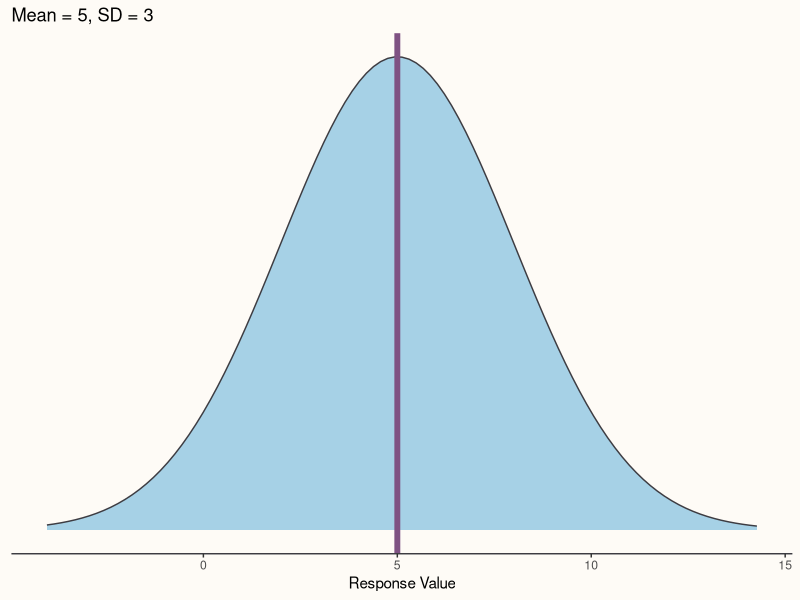
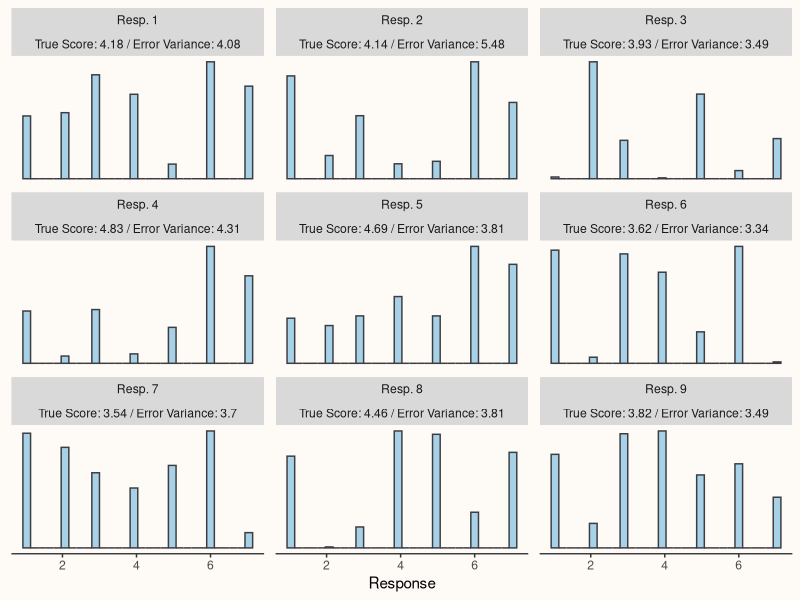
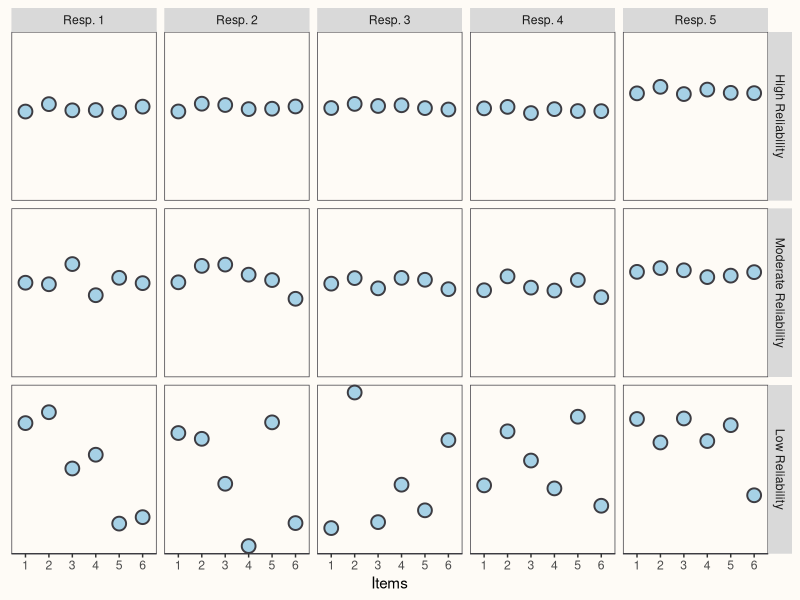
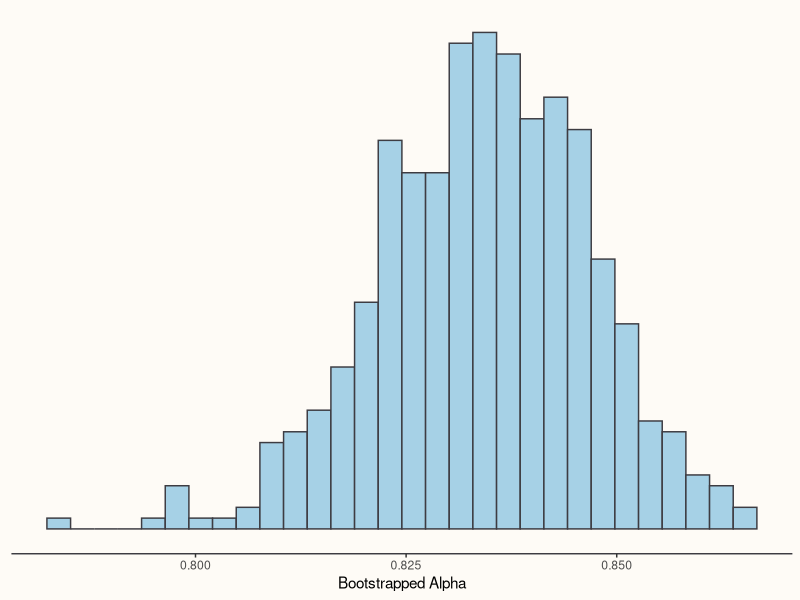

These figures' R source, in order:
## ---- chunk 1
library(dplyr)
library(knitr)
library(kableExtra)
library(ggplot2)
library(tibble)
library(psych)
## ---- chunk 2
ggplot2::ggplot(
  NULL,
  ggplot2::aes(
    c(
      qnorm(.0013, mean = 5, sd = 3),
      qnorm(1 - .0013, mean = 5, sd = 3)
    )
  )
) + 
  ggplot2::geom_area(
    stat = "function",
    fun = dnorm,
    args = list(mean = 5, sd = 3),
    fill = "#A6D1E6",
    color = "#3D3C42",
    xlim = c(qnorm(.0013, mean = 5, sd = 3), qnorm(.999, mean = 5, sd = 3))
  ) + 
    ggplot2::theme(
    plot.background = element_rect(fill = "#FEFBF6", color = "#FEFBF6"),
    panel.background = element_rect(fill = "#FEFBF6"),
    axis.line.x = element_line(colour = "#3D3C42"),
    axis.ticks.y = ggplot2::element_line(size = 0),
    axis.text.y = ggplot2::element_blank(),
    axis.title.y = ggplot2::element_blank(),
    panel.grid.minor = element_line(colour = "#FEFBF6"),
    panel.grid.major = element_line(colour = "#FEFBF6")
  ) + 
  ggplot2::geom_vline(
    xintercept = 5,
    color = "#7F5283",
    size = 2
  ) + 
  ggplot2::labs(
    x = "Response Value",
    title = "Mean = 5, SD = 3"
  )
## ---- chunk 3
n_resp <- 9
n_time <- 1000
set.seed(32)
n_resp_scale <- 7
for(i in 1:n_resp) {
  
  p_vec <- runif(n = (n_resp_scale))
  p_vec <- p_vec / sum(p_vec)

  x <- sample(1:n_resp_scale, size = n_time, prob = p_vec, replace = TRUE)
  
  if(i == 1) {
    data <- 
      tibble::tibble(
        ID = 1,
        X = x,
        T_SCORE = sum(p_vec*1:n_resp_scale)
      ) |>
      dplyr::mutate(
        T2 = sum(p_vec*(1:n_resp_scale)^2),
        VAR = T2 - T_SCORE^2
      )
  } else {
    data <- 
      data |>
      dplyr::bind_rows(
        tibble::tibble(
          ID = i,
          X = x,
          T_SCORE = sum(p_vec*1:n_resp_scale)
        ) |>
          dplyr::mutate(
            T2 = sum(p_vec*(1:n_resp_scale)^2),
            VAR = T2 - T_SCORE^2
          )
      )
  }
}

ggplot2::ggplot(
  data |>
    dplyr::mutate(
      ID = paste0("Resp. ", ID),
      T_SCORE = round(T_SCORE, 2),
      ID_2 = paste0("True Score: ", T_SCORE, " / Error Variance: ", round(VAR, 2))
    ),
  ggplot2::aes(
    x = X
  )
) + 
  ggplot2::geom_histogram(
    fill = "#A6D1E6",
    color = "#3D3C42"
  ) +
  ggplot2::facet_wrap(ID + ID_2 ~ ., scales = "free_y") + 
      ggplot2::theme(
    plot.background = element_rect(fill = "#FEFBF6", color = "#FEFBF6"),
    panel.background = element_rect(fill = "#FEFBF6"),
    axis.line.x = element_line(colour = "#3D3C42"),
    axis.ticks.y = ggplot2::element_line(size = 0),
    axis.text.y = ggplot2::element_blank(),
    axis.title.y = ggplot2::element_blank(),
    panel.grid.minor = element_line(colour = "#FEFBF6"),
    panel.grid.major = element_line(colour = "#FEFBF6")
  ) +
  labs(
    x = "Response"
  )
## ---- chunk 4
set.seed(534)

# N respondents and items
n_resp <- 5
n_item <- 6

# Resp and item variance
var_resp <- 2
var_item <- 1

# Levels of reliability (alpha)
alpha_high <- .99
alpha_med <- .70
alpha_low <- .10

# Corresponding error variance
var_error_high <- (n_item * var_resp) * ((1 /alpha_low) - 1)
var_error_med <- (n_item * var_resp) * ((1 /alpha_med) - 1)
var_error_low <- (n_item * var_resp) * ((1 /alpha_high) - 1)

# ID vectors
id_resp <- rep(1:n_resp, each = n_item)
id_item <- rep(1:n_item, n_resp)

# Random effects design matrices
Z_resp <- model.matrix(~as.factor(id_resp) - 1)
Z_item <- model.matrix(~as.factor(id_item) - 1)
Z <- cbind(Z_resp, Z_item)

# Random effects
re_item <- rnorm(n_item, mean = 0, sd = sqrt(var_item))
re_resp <- rnorm(n_resp, mean = 0, sd = sqrt(var_resp))
rand_effect <- c(re_resp, re_item)

error_low <- rnorm(n_resp*n_item, mean = 0, sd = sqrt(var_error_low))
error_med <- rnorm(n_resp*n_item, mean = 0, sd = sqrt(var_error_med))
error_high <- rnorm(n_resp*n_item, mean = 0, sd = sqrt(var_error_high))

# Realized responses
response_low <- 3 + Z%*%rand_effect + error_low
response_med <- 3 + Z%*%rand_effect + error_med
response_high <- 3 + Z%*%rand_effect + error_high

# Data
data <-
  tibble::tibble(
    ID_RESP = as.factor(id_resp),
    ID_ITEM = as.factor(id_item),
    RESPONSE_ALPHA_HIGH = response_low,
    RESPONSE_ALPHA_MED = response_med,
    RESPONSE_ALPHA_LOW = response_high
  )

data_long <- 
  data |>
  tidyr::pivot_longer(
    cols = c(RESPONSE_ALPHA_HIGH, RESPONSE_ALPHA_MED, RESPONSE_ALPHA_LOW),
    names_to = "ALPHA_LEVEL",
    values_to = "RESPONSE_VALUE"
  ) |>
  dplyr::mutate(
    ID_RESP = paste0("Resp. ", ID_RESP),
    REL_LEVEL = dplyr::case_when(
      ALPHA_LEVEL == "RESPONSE_ALPHA_HIGH" ~ "High Reliability",
      ALPHA_LEVEL == "RESPONSE_ALPHA_LOW" ~ "Low Reliability",
      ALPHA_LEVEL == "RESPONSE_ALPHA_MED" ~ "Moderate Reliability"
    ),
    REL_LEVEL = factor(
      REL_LEVEL,
      ordered = TRUE,
      levels = c("High Reliability", "Moderate Reliability", "Low Reliability")
    )
  )


ggplot2::ggplot(
  data_long,
  ggplot2::aes(
    x = ID_ITEM,
    y = RESPONSE_VALUE
  )
) + ggplot2::geom_point(
  fill = "#A6D1E6",
  color = "#3D3C42",
  size = 4,
  shape = 21,
  stroke = 1
) +
  ggplot2::facet_grid(
    REL_LEVEL ~ ID_RESP
  ) +
  ggplot2::theme(
    plot.background = element_rect(fill = "#FEFBF6", color = "#FEFBF6"),
    panel.background = element_rect(fill = "#FEFBF6", color = "#3D3C42"),
    axis.line.x = element_line(colour = "#3D3C42"),
    axis.ticks.y = ggplot2::element_line(size = 0),
    axis.text.y = ggplot2::element_blank(),
    axis.title.y = ggplot2::element_blank(),
    panel.grid.minor = ggplot2::element_blank(),
    panel.grid.major = ggplot2::element_blank()
  ) +
  ggplot2::labs(
    x = "Items"
  )
## ---- chunk 5
# Generate 4 continuous item responses using a single latent variable
set.seed(59324)
n <- 400
lv <- rnorm(n)
x1 <- .7*lv + rnorm(n, sd = sqrt(1 - var(.7*lv)))
x2 <- .7*lv + rnorm(n, sd = sqrt(1 - var(.7*lv)))
x3 <- .7*lv + rnorm(n, sd = sqrt(1 - var(.7*lv)))
x4 <- .7*lv + rnorm(n, sd = sqrt(1 - var(.7*lv)))
data <- tibble::tibble(
  x1 = x1, 
  x2 = x2, 
  x3 = x3, 
  x4 = x4
)
## ---- chunk 6
set.seed(23452)
alpha_est <- psych::alpha(data)
alpha_est_vec <- numeric()

for(i in 1:500) {
  sample_index <- sample(1:nrow(data), size = nrow(data), replace = TRUE)
  data_resample <- data[sample_index, ]
  alpha_bs <- psych::alpha(data_resample)
  alpha_bs <- alpha_bs$total$raw_alpha
  alpha_est_vec <- c(alpha_est_vec, alpha_bs)
}
## ---- chunk 7
# Coefficient Alpha
a_est_round <- alpha_est$total$raw_alpha |> round(3)
# SD of Bootstrap Distribution
sd_alpha_bs <- sd(alpha_est_vec)
# Lower Bound 
a_lower <- (alpha_est$total$raw_alpha - sd_alpha_bs * qnorm(.975)) |> round(3)
# Upper Bound 
a_upper <- (alpha_est$total$raw_alpha + sd_alpha_bs * qnorm(.975)) |> round(3)
## ---- chunk 8
tibble::tibble(
  Alpha = a_est_round,
  Lower = a_lower,
  Upper = a_upper
)
## ---- chunk 9
ggplot2::ggplot(
  data <- tibble::tibble(ALPHA = alpha_est_vec),
  ggplot2::aes(
    x = ALPHA
  )
) + 
  ggplot2::geom_histogram(
    fill = "#A6D1E6",
    color = "#3D3C42"
  ) +
      ggplot2::theme(
    plot.background = element_rect(fill = "#FEFBF6", color = "#FEFBF6"),
    panel.background = element_rect(fill = "#FEFBF6"),
    axis.line.x = element_line(colour = "#3D3C42"),
    axis.ticks.y = ggplot2::element_line(size = 0),
    axis.text.y = ggplot2::element_blank(),
    axis.title.y = ggplot2::element_blank(),
    panel.grid.minor = element_line(colour = "#FEFBF6"),
    panel.grid.major = element_line(colour = "#FEFBF6")
  ) +
  labs(
    x = "Bootstrapped Alpha"
  )
